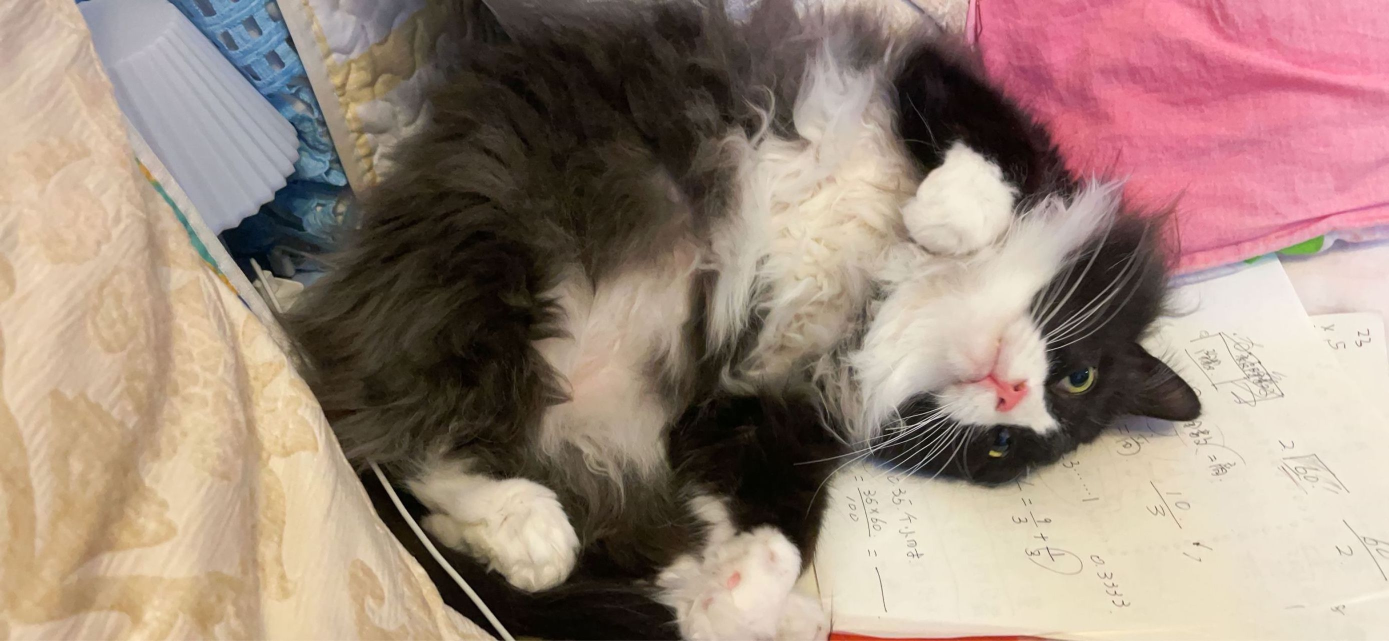
#> input picture homework/myphoto.jpg, 2778 x 1282 px (shown at 1/2 size)
$ python image_processing_2.py
#> lines starting #> are read from the running program, lines starting #| are printed output that depends on the picture; after the words box and inside, x2 and y2 are one past the last pixel; in counts of white or black regions, pixels touching at a corner belong together
import cv2
from PIL import ImageFont, ImageDraw, Image
import numpy as np

# 读取灰度图片
my_photo = cv2.imread('myphoto.jpg', 0)
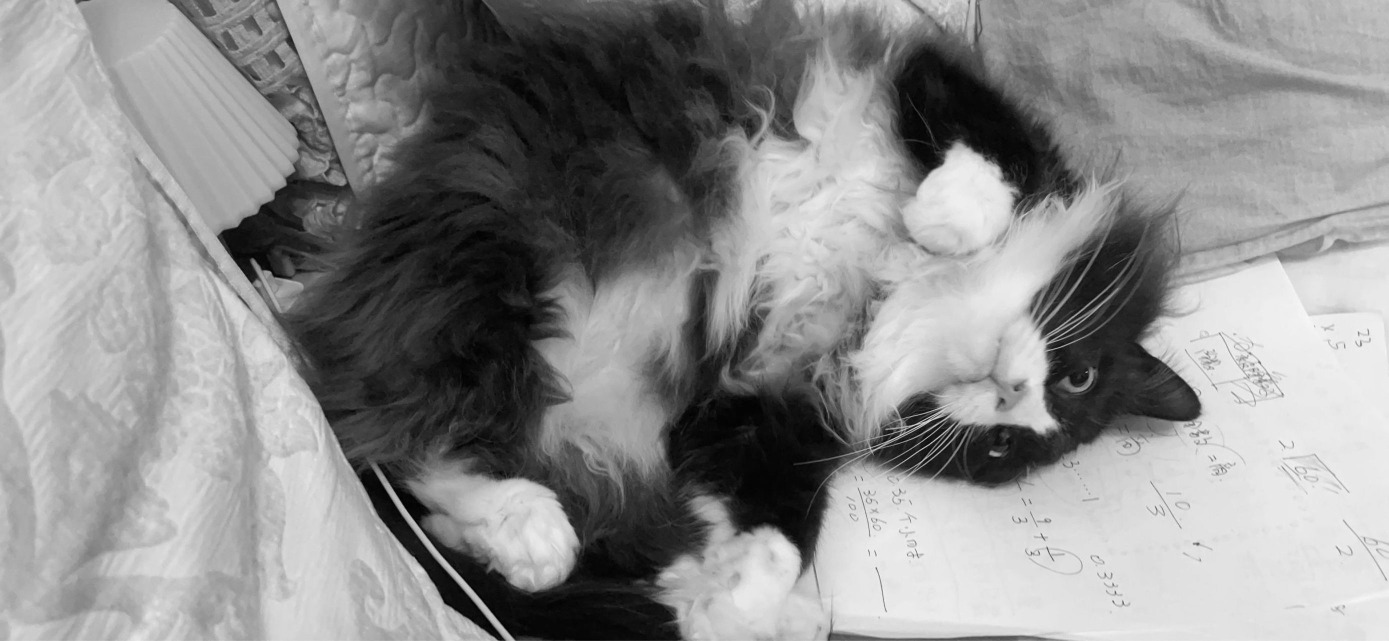
#> my_photo: shape (1282, 2778) (shown at 1/2 size); min 0, max 255, mean 140.2
# 获取高和宽 得到图片的大小
height, width = my_photo.shape[:2]
#> height = 1282; width = 2778

# 显示图片
cv2.imshow('show gray my_photo', my_photo)
cv2.waitKey(0)
cv2.destroyAllWindows()

# ------------------------------------------------缩放正方形--------------------------------------------------
# 计算比例
scale_up_x = 600/width
#> scale_up_x = 0.216
scale_up_y = 600/height
#> scale_up_y = 0.468

image = cv2.resize(my_photo, None, fx=scale_up_x, fy=scale_up_y, interpolation=cv2.INTER_LINEAR)
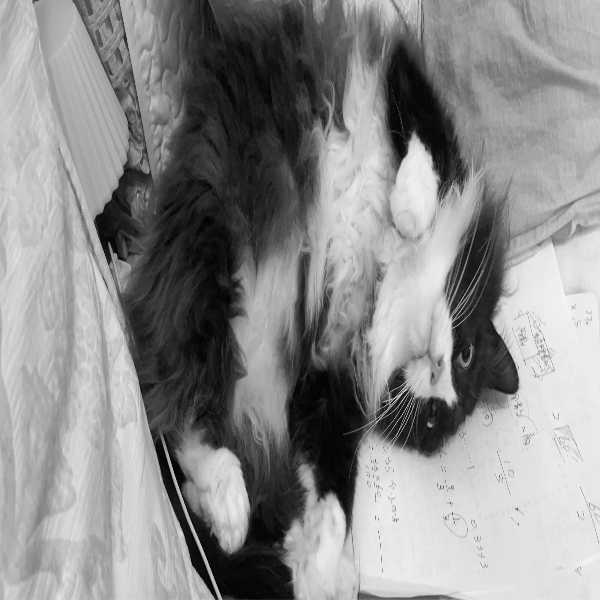
#> image: shape (600, 600); min 0, max 249, mean 140.1

# 显示图像
cv2.imshow('Scale down to 600*600.', image)
cv2.waitKey()
cv2.destroyAllWindows()

# ------------------------------------------------且片--------------------------------------------------
#修改长宽
width = 600
height = 600
# 创建一个与图像大小相同的黑色背景
mask = np.zeros((height, width), dtype=np.uint8)

# 定义圆心坐标和半径（这里假设圆心在图像的中心）
center = (width // 2, height // 2)
radius = min(width, height) // 4

# 在掩膜上绘制白色圆形
cv2.circle(mask, center, radius, (255), -1)
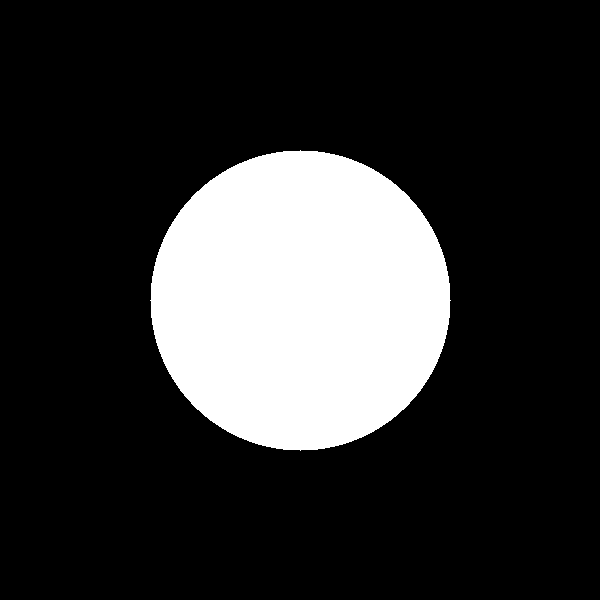
#> mask: shape (600, 600); 19.6% white; 1 white region, box (x1, y1, x2, y2) and area: (150, 150, 451, 451) 70681

# 对图像应用掩膜
masked_image = cv2.bitwise_and(image, image, mask=mask)
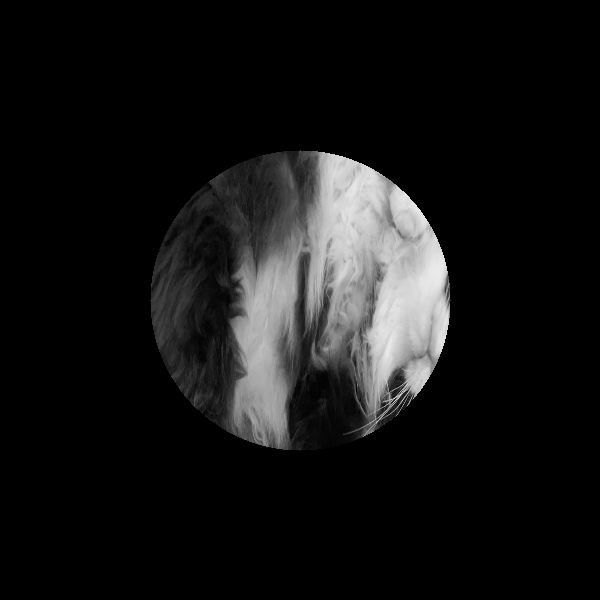
#> masked_image: shape (600, 600); min 0, max 237, mean 20.9

# 显示原始图像和掩膜图像
cv2.imshow('Original Image', image)
cv2.imshow('Masked Image', masked_image)
cv2.waitKey(0)
cv2.destroyAllWindows()

#保存图片
cv2.imwrite('cat belly.jpg', masked_image)

$ run again, with homework/IMG_8297.jpeg copied over homework/myphoto.jpg
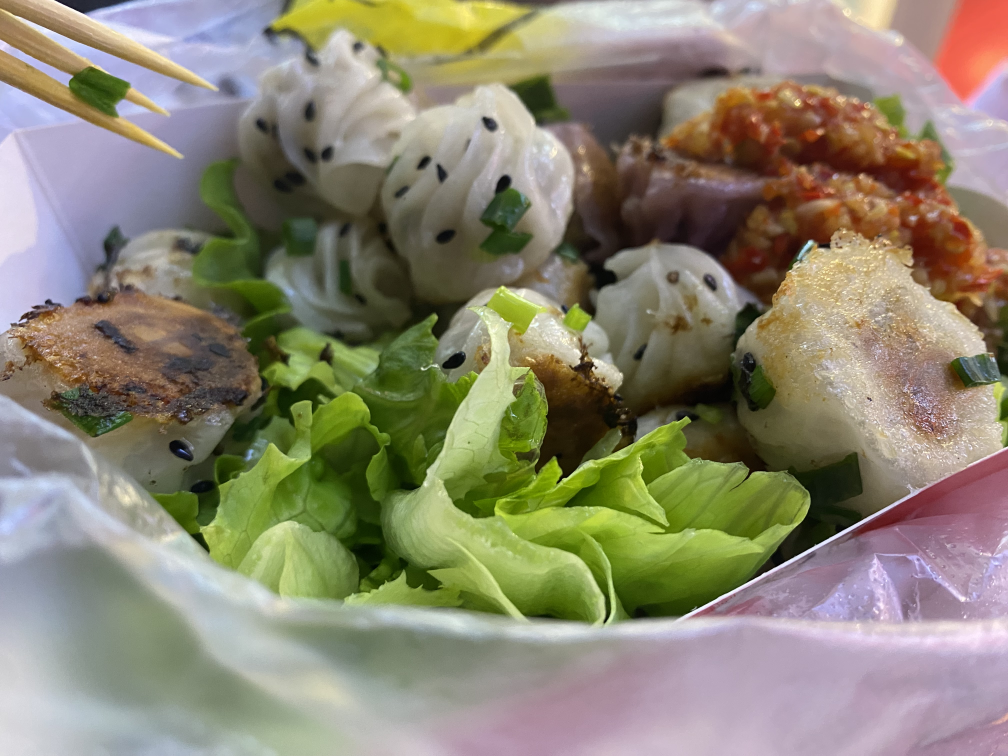
#> input picture homework/IMG_8297.jpeg, 4032 x 3024 px (shown at 1/4 size)
#> `image = cv2.resize(my_photo, None, fx=scale_up_x, fy=scale_up_y, inter..`:
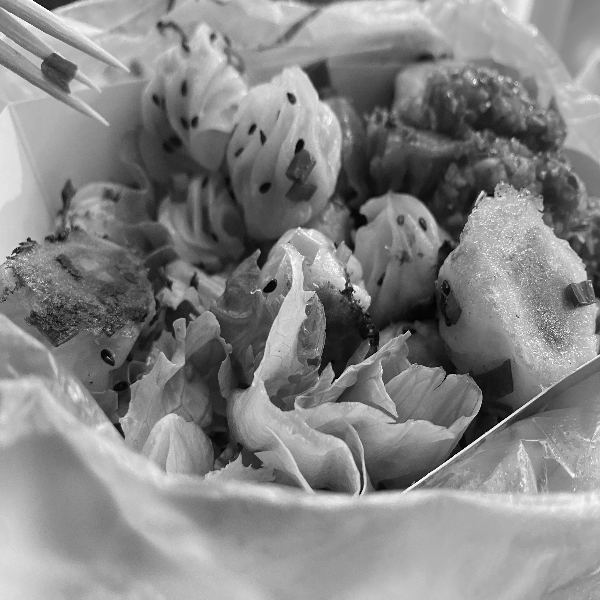
#> image: shape (600, 600); min 0, max 255, mean 132.8
#> mask: shape (600, 600); 19.6% white; 1 white region, box (x1, y1, x2, y2) and area: (150, 150, 451, 451) 70681
#> `masked_image = cv2.bitwise_and(image, image, mask=mask)`:
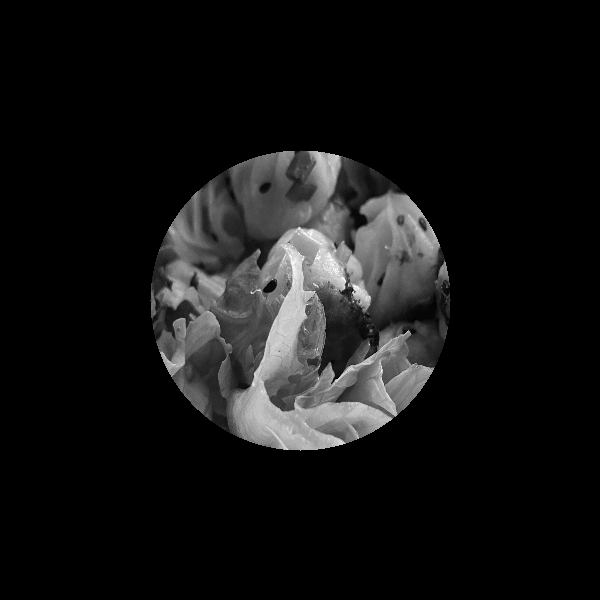
#> masked_image: shape (600, 600); min 0, max 254, mean 19.9

$ run again, with homework/home_color.png saved as homework/myphoto.jpg
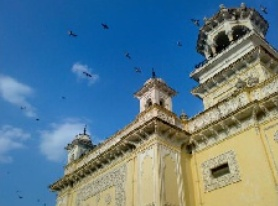
#> input picture homework/home_color.png, 278 x 206 px
#> `image = cv2.resize(my_photo, None, fx=scale_up_x, fy=scale_up_y, inter..`:
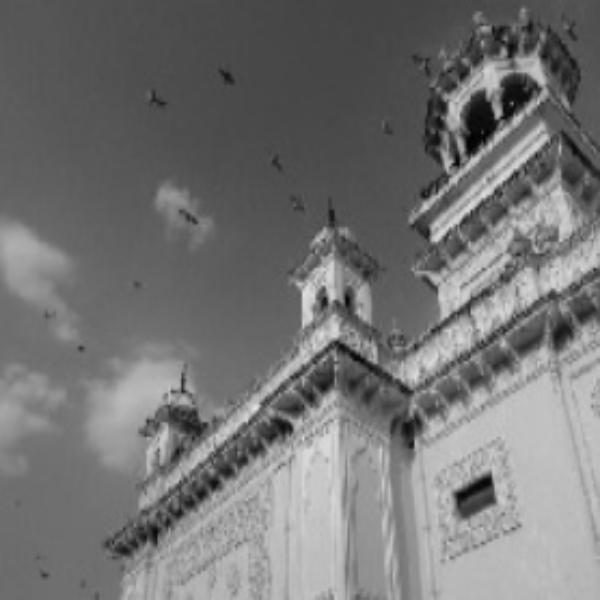
#> image: shape (600, 600); min 1, max 228, mean 116.7
#> mask: shape (600, 600); 19.6% white; 1 white region, box (x1, y1, x2, y2) and area: (150, 150, 451, 451) 70681
#> `masked_image = cv2.bitwise_and(image, image, mask=mask)`:
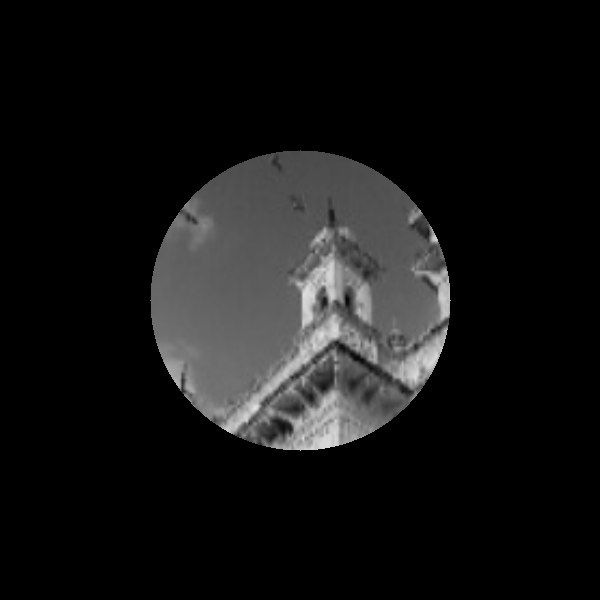
#> masked_image: shape (600, 600); min 0, max 228, mean 20.6
